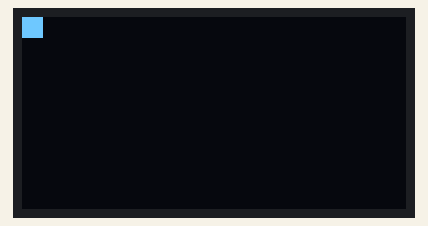
The sketch below on a simulated Arduino Uno, built with avr-gcc and run on an emulated ATmega328P. Shown: 128×64 one-colour display. Random numbers use the default seed unless the sketch sets one; no radio packets arrive unless stated.

Above: at 0.22 s.
At 0.84 s:
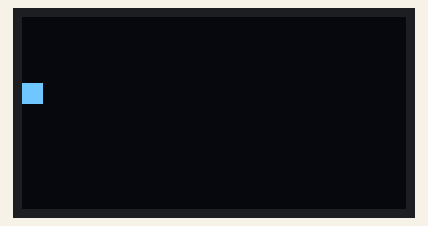
At 2.1 s:
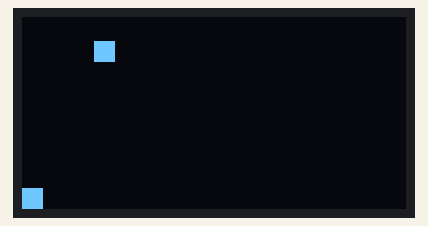
At 4.61 s:
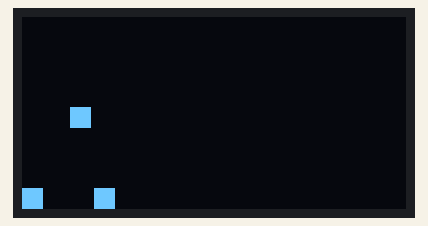
At 6.52 s:
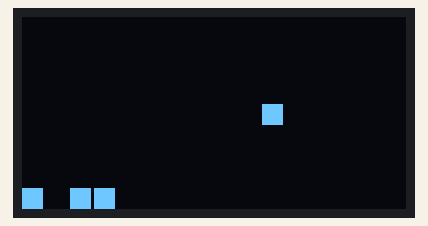
At 9.11 s:
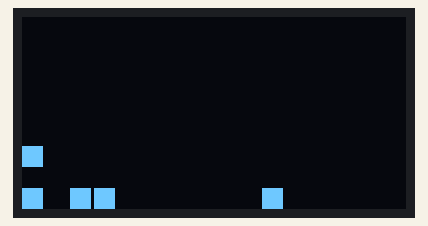

The sketch:

OLEDTetris.ino
```cpp
#include <U8glib.h>
#include <RF24.h>

/* SLboat Add Device */
U8GLIB_SH1106_128X64 u8g(U8G_I2C_OPT_NONE);  // I2C 128x64(col2-col129) SH1106,Like HeiTec 1.3' I2C OLED

uint8_t inc = 0;
uint8_t mode = 0;

RF24 radio(7, 8); // CE, CSN
const byte nodeAddress[5] = {'N','O','D','E','6'};

class Block {
  public:
    Block() {}

    void setColsRows(uint8_t numCols, uint8_t numRows) {
      x = numCols * 8; y = numRows * 8;
    }

    void show() {
      u8g.setHiColor(1);
      u8g.drawBox(x, y, width, width);
      u8g.setHiColor(0);
      u8g.drawFrame(x+1,y+1,width-2, width-2);
    }

    void updateBlock() {
      if (!hasReachedBottom()) {
        y = y + accel;
      }
    }

    bool hasReachedBottom() {
      uint8_t edgeY = y+width;
      return edgeY==64;
    }

    ~Block() {}

    uint8_t x; uint8_t y;

  private: uint8_t accel = 1;
    uint8_t width = 7;
};

const uint8_t numCols = 16;
const uint8_t numRows = 8;

uint8_t numBlocks = 0;
Block * blocks[numRows*numCols] = { NULL };
Block * currentBlock = NULL;
uint8_t blocksPerCol[numCols] = { 0 };

void setup(void) {
  Serial.begin(9600);

  // Set a random seed for generating a different set of random numbers.
  randomSeed(analogRead(0));

  u8g.begin();

  radio.begin();
  radio.enableDynamicPayloads();
  radio.openReadingPipe(0, nodeAddress);
  radio.setPALevel(RF24_PA_MAX);
  radio.startListening();

  // Allocate memory for all the blocks.
  for (int i = 0; i < 128; i++) {
    blocks[i] = new Block;
  }

  // Assign the first block
  assignBlock();
}

void assignBlock() {
  // What happens when we have created all the blocks we wanted.
  // We want to reset the screen.
  if (numBlocks < numRows*numCols) {
    uint8_t col = random(numCols);
    while(blocksPerCol[col] == numRows) {
      col = random(numCols);
    }

    // Increment blocks per column.
    blocksPerCol[col]++;

    blocks[numBlocks]->setColsRows(col, 0);
    currentBlock = blocks[numBlocks];

    // Assign next block.
    numBlocks++;

  } else {
    delay(1000);
    numBlocks = 0;

    // Reset this to 0.
    for (int i = 0; i < numCols; i++) {
      blocksPerCol[i] = 0;
    }

    // Assign block
    assignBlock();
  }
}

void draw() {
  for (int i = 0; i < numBlocks; i++) {
    blocks[i]->show();
  }
}

void loop(void) {
  u8g.firstPage();
  do {
    draw();
  } while ( u8g.nextPage() );

  if (currentBlock != NULL) {
    if (shouldAssignNewBlock()) {
      assignBlock();
    } else {
      currentBlock->updateBlock();
    }
  }
}

boolean shouldAssignNewBlock() {
  // Has the block touched another block?
  for (int i = 0; i < numBlocks; i++) {
     if ((currentBlock->y + 7 == blocks[i]->y - 1) && (currentBlock->x == blocks[i]->x)) {
        return true;
     }
  }

  // Has the block reached the bottom?
  if (currentBlock->hasReachedBottom()) {
    return true;
  }

  return false;
}
```
